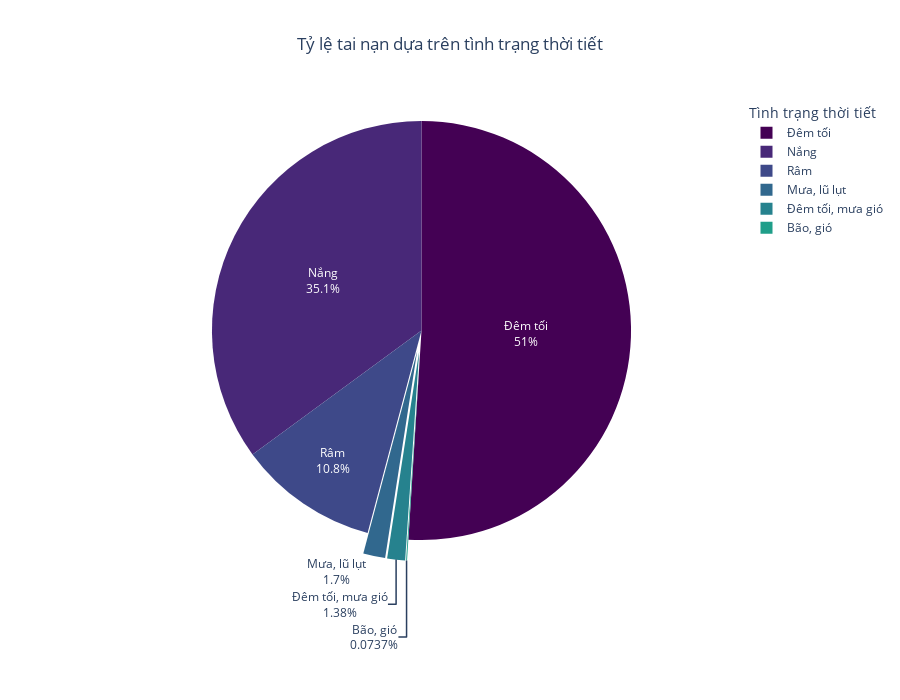

Notebook source saved alongside this figure:
### Markdown cell above
### Biểu đồ 2: Tỷ lệ tai nạn dựa trên điều kiện thời tiết

### Code cell
# Prepare data for the pie chart
weather_condition_counts = data['Tình trạng thời tiết'].value_counts().reset_index()
weather_condition_counts.columns = ['Tình trạng thời tiết', 'Số vụ']

# Plot the pie chart using Plotly
fig = px.pie(
    weather_condition_counts, 
    values='Số vụ', 
    names='Tình trạng thời tiết', 
    title='Tỷ lệ tai nạn dựa trên tình trạng thời tiết',
    color_discrete_sequence=px.colors.sequential.Viridis  # Changed to Viridis for better contrast
)

# Customize labels and layout
fig.update_traces(
    textinfo='percent+label', 
    pull=[0.1 if value < 0.05 * weather_condition_counts['Số vụ'].sum() else 0 for value in weather_condition_counts['Số vụ']],
    textfont_size=12  # Adjust font size for better readability
)
fig.update_layout(
    title_x=0.5,  # Center the title
    legend_title="Tình trạng thời tiết",
    width=900,  # Adjusted width for better visualization
    height=700,  # Adjusted height for better visualization
    font=dict(size=12)  # Set default font size
)

# Show the figure
fig.show()

### Figure 1 — Plotly figure (JSON) as saved in the notebook; plotly's stock layout.template omitted (floating-point values rounded to 4 significant figures)
{"data": [{"domain": {"x": [0, 1], "y": [0, 1]}, "hovertemplate": "Tình trạng thời tiết=%{label}<br>Số vụ=%{value}<extra></extra>", "labels": ["Đêm tối", "Nắng", "Râm", "Mưa, lũ lụt", "Đêm tối, mưa gió", "Bão, gió"], "legendgroup": "", "name": "", "pull": [0, 0, 0, 0.1, 0.1, 0.1], "showlegend": true, "textfont": {"size": 12}, "textinfo": "percent+label", "type": "pie", "values": [2075, 1427, 439, 69, 56, 3]}], "layout": {"font": {"size": 12}, "height": 700, "legend": {"title": {"text": "Tình trạng thời tiết"}, "tracegroupgap": 0}, "piecolorway": ["#440154", "#482878", "#3e4989", "#31688e", "#26828e", "#1f9e89", "#35b779", "#6ece58", "#b5de2b", "#fde725"], "title": {"text": "Tỷ lệ tai nạn dựa trên tình trạng thời tiết", "x": 0.5}, "width": 900}}
